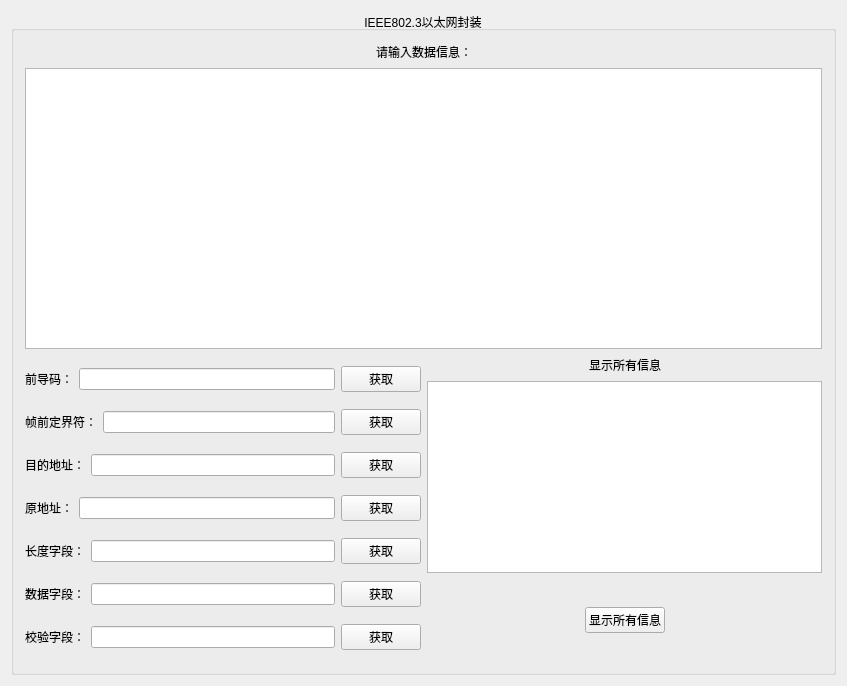
<?xml version="1.0" encoding="UTF-8"?>
<ui version="4.0">
 <class>Widget</class>
 <widget class="QWidget" name="Widget">
  <property name="geometry">
   <rect>
    <x>0</x>
    <y>0</y>
    <width>847</width>
    <height>686</height>
   </rect>
  </property>
  <property name="windowTitle">
   <string>Widget</string>
  </property>
  <layout class="QGridLayout" name="gridLayout_2">
   <item row="0" column="0">
    <widget class="QGroupBox" name="groupBox">
     <property name="title">
      <string>IEEE802.3以太网封装</string>
     </property>
     <property name="alignment">
      <set>Qt::AlignCenter</set>
     </property>
     <layout class="QGridLayout" name="gridLayout">
      <item row="0" column="0" colspan="2">
       <layout class="QVBoxLayout" name="verticalLayout_2">
        <item>
         <layout class="QHBoxLayout" name="horizontalLayout_6">
          <item>
           <spacer name="horizontalSpacer_5">
            <property name="orientation">
             <enum>Qt::Horizontal</enum>
            </property>
            <property name="sizeHint" stdset="0">
             <size>
              <width>40</width>
              <height>20</height>
             </size>
            </property>
           </spacer>
          </item>
          <item>
           <widget class="QLabel" name="label">
            <property name="text">
             <string>请输入数据信息：</string>
            </property>
           </widget>
          </item>
          <item>
           <spacer name="horizontalSpacer_6">
            <property name="orientation">
             <enum>Qt::Horizontal</enum>
            </property>
            <property name="sizeHint" stdset="0">
             <size>
              <width>40</width>
              <height>20</height>
             </size>
            </property>
           </spacer>
          </item>
         </layout>
        </item>
        <item>
         <widget class="QTextEdit" name="textEdit"/>
        </item>
       </layout>
      </item>
      <item row="1" column="0">
       <layout class="QVBoxLayout" name="verticalLayout">
        <item>
         <layout class="QHBoxLayout" name="horizontalLayout">
          <item>
           <widget class="QLabel" name="label_2">
            <property name="text">
             <string>前导码：</string>
            </property>
           </widget>
          </item>
          <item>
           <widget class="QLineEdit" name="PreamLineEdit">
            <property name="readOnly">
             <bool>true</bool>
            </property>
           </widget>
          </item>
          <item>
           <widget class="QPushButton" name="PreamBtn">
            <property name="text">
             <string>获取</string>
            </property>
           </widget>
          </item>
         </layout>
        </item>
        <item>
         <layout class="QHBoxLayout" name="horizontalLayout_3">
          <item>
           <widget class="QLabel" name="label_3">
            <property name="text">
             <string>帧前定界符：</string>
            </property>
           </widget>
          </item>
          <item>
           <widget class="QLineEdit" name="DelimLineEdit">
            <property name="readOnly">
             <bool>true</bool>
            </property>
           </widget>
          </item>
          <item>
           <widget class="QPushButton" name="DelimBtn">
            <property name="text">
             <string>获取</string>
            </property>
           </widget>
          </item>
         </layout>
        </item>
        <item>
         <layout class="QHBoxLayout" name="horizontalLayout_5">
          <item>
           <widget class="QLabel" name="label_4">
            <property name="text">
             <string>目的地址：</string>
            </property>
           </widget>
          </item>
          <item>
           <widget class="QLineEdit" name="DestiLineEdit">
            <property name="readOnly">
             <bool>true</bool>
            </property>
           </widget>
          </item>
          <item>
           <widget class="QPushButton" name="DestiBtn">
            <property name="text">
             <string>获取</string>
            </property>
           </widget>
          </item>
         </layout>
        </item>
        <item>
         <layout class="QHBoxLayout" name="horizontalLayout_12">
          <item>
           <widget class="QLabel" name="label_5">
            <property name="text">
             <string>原地址：</string>
            </property>
           </widget>
          </item>
          <item>
           <widget class="QLineEdit" name="SourceLineEdit">
            <property name="readOnly">
             <bool>true</bool>
            </property>
           </widget>
          </item>
          <item>
           <widget class="QPushButton" name="SourceBtn">
            <property name="text">
             <string>获取</string>
            </property>
           </widget>
          </item>
         </layout>
        </item>
        <item>
         <layout class="QHBoxLayout" name="horizontalLayout_13">
          <item>
           <widget class="QLabel" name="label_6">
            <property name="text">
             <string>长度字段：</string>
            </property>
           </widget>
          </item>
          <item>
           <widget class="QLineEdit" name="LengthLineEdit">
            <property name="readOnly">
             <bool>true</bool>
            </property>
           </widget>
          </item>
          <item>
           <widget class="QPushButton" name="LengthBtn">
            <property name="text">
             <string>获取</string>
            </property>
           </widget>
          </item>
         </layout>
        </item>
        <item>
         <layout class="QHBoxLayout" name="horizontalLayout_14">
          <item>
           <widget class="QLabel" name="label_7">
            <property name="text">
             <string>数据字段：</string>
            </property>
           </widget>
          </item>
          <item>
           <widget class="QLineEdit" name="DataLineEdit">
            <property name="readOnly">
             <bool>true</bool>
            </property>
           </widget>
          </item>
          <item>
           <widget class="QPushButton" name="DataBtn">
            <property name="text">
             <string>获取</string>
            </property>
           </widget>
          </item>
         </layout>
        </item>
        <item>
         <layout class="QHBoxLayout" name="horizontalLayout_15">
          <item>
           <widget class="QLabel" name="label_9">
            <property name="text">
             <string>校验字段：</string>
            </property>
           </widget>
          </item>
          <item>
           <widget class="QLineEdit" name="CheckLineEdit">
            <property name="readOnly">
             <bool>true</bool>
            </property>
           </widget>
          </item>
          <item>
           <widget class="QPushButton" name="CheckBtn">
            <property name="text">
             <string>获取</string>
            </property>
           </widget>
          </item>
         </layout>
        </item>
       </layout>
      </item>
      <item row="1" column="1">
       <layout class="QVBoxLayout" name="verticalLayout_5">
        <item>
         <layout class="QHBoxLayout" name="horizontalLayout_4">
          <item>
           <spacer name="horizontalSpacer_3">
            <property name="orientation">
             <enum>Qt::Horizontal</enum>
            </property>
            <property name="sizeHint" stdset="0">
             <size>
              <width>40</width>
              <height>20</height>
             </size>
            </property>
           </spacer>
          </item>
          <item>
           <widget class="QLabel" name="label_11">
            <property name="text">
             <string>显示所有信息</string>
            </property>
           </widget>
          </item>
          <item>
           <spacer name="horizontalSpacer_4">
            <property name="orientation">
             <enum>Qt::Horizontal</enum>
            </property>
            <property name="sizeHint" stdset="0">
             <size>
              <width>40</width>
              <height>20</height>
             </size>
            </property>
           </spacer>
          </item>
         </layout>
        </item>
        <item>
         <widget class="QTextEdit" name="textEdit_2">
          <property name="readOnly">
           <bool>true</bool>
          </property>
         </widget>
        </item>
        <item>
         <layout class="QVBoxLayout" name="verticalLayout_4">
          <item>
           <spacer name="verticalSpacer">
            <property name="orientation">
             <enum>Qt::Vertical</enum>
            </property>
            <property name="sizeHint" stdset="0">
             <size>
              <width>20</width>
              <height>18</height>
             </size>
            </property>
           </spacer>
          </item>
          <item>
           <layout class="QHBoxLayout" name="horizontalLayout_2">
            <item>
             <spacer name="horizontalSpacer">
              <property name="orientation">
               <enum>Qt::Horizontal</enum>
              </property>
              <property name="sizeHint" stdset="0">
               <size>
                <width>40</width>
                <height>20</height>
               </size>
              </property>
             </spacer>
            </item>
            <item>
             <widget class="QPushButton" name="ShowallBtn">
              <property name="text">
               <string>显示所有信息</string>
              </property>
             </widget>
            </item>
            <item>
             <spacer name="horizontalSpacer_2">
              <property name="orientation">
               <enum>Qt::Horizontal</enum>
              </property>
              <property name="sizeHint" stdset="0">
               <size>
                <width>40</width>
                <height>20</height>
               </size>
              </property>
             </spacer>
            </item>
           </layout>
          </item>
          <item>
           <spacer name="verticalSpacer_2">
            <property name="orientation">
             <enum>Qt::Vertical</enum>
            </property>
            <property name="sizeHint" stdset="0">
             <size>
              <width>20</width>
              <height>18</height>
             </size>
            </property>
           </spacer>
          </item>
         </layout>
        </item>
       </layout>
      </item>
     </layout>
    </widget>
   </item>
  </layout>
 </widget>
 <layoutdefault spacing="6" margin="11"/>
 <resources/>
 <connections/>
</ui>
